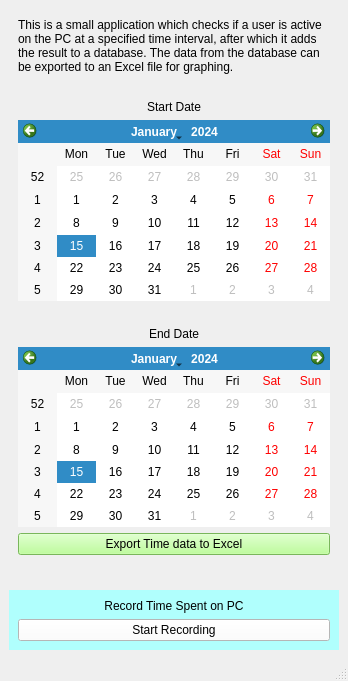
<?xml version="1.0" encoding="UTF-8"?>
<ui version="4.0">
 <class>MainWindow</class>
 <widget class="QMainWindow" name="MainWindow">
  <property name="geometry">
   <rect>
    <x>0</x>
    <y>0</y>
    <width>348</width>
    <height>681</height>
   </rect>
  </property>
  <property name="windowTitle">
   <string>MainWindow</string>
  </property>
  <widget class="QWidget" name="centralwidget">
   <layout class="QVBoxLayout" name="verticalLayout">
    <item>
     <widget class="QWidget" name="widget_2" native="true">
      <property name="autoFillBackground">
       <bool>false</bool>
      </property>
      <layout class="QVBoxLayout" name="verticalLayout_3">
       <item>
        <widget class="QLabel" name="label_4">
         <property name="text">
          <string>This is a small application which checks if a user is active on the PC at a specified time interval, after which it adds the result to a database. The data from the database can be exported to an Excel file for graphing.</string>
         </property>
         <property name="wordWrap">
          <bool>true</bool>
         </property>
        </widget>
       </item>
       <item>
        <spacer name="horizontalSpacer_3">
         <property name="orientation">
          <enum>Qt::Horizontal</enum>
         </property>
         <property name="sizeHint" stdset="0">
          <size>
           <width>280</width>
           <height>20</height>
          </size>
         </property>
        </spacer>
       </item>
       <item>
        <widget class="QLabel" name="label">
         <property name="toolTip">
          <string>Choose start date from which to export to excel</string>
         </property>
         <property name="text">
          <string>Start Date</string>
         </property>
         <property name="alignment">
          <set>Qt::AlignCenter</set>
         </property>
        </widget>
       </item>
       <item>
        <widget class="QCalendarWidget" name="calendarWidget"/>
       </item>
       <item>
        <spacer name="horizontalSpacer_2">
         <property name="orientation">
          <enum>Qt::Horizontal</enum>
         </property>
         <property name="sizeHint" stdset="0">
          <size>
           <width>40</width>
           <height>20</height>
          </size>
         </property>
        </spacer>
       </item>
       <item>
        <widget class="QLabel" name="label_2">
         <property name="toolTip">
          <string>Choose end date to export to excel</string>
         </property>
         <property name="text">
          <string>End Date</string>
         </property>
         <property name="alignment">
          <set>Qt::AlignCenter</set>
         </property>
        </widget>
       </item>
       <item>
        <widget class="QCalendarWidget" name="calendarWidget_2"/>
       </item>
       <item>
        <widget class="QPushButton" name="pushButton">
         <property name="toolTip">
          <string>Press to export data to excel file</string>
         </property>
         <property name="styleSheet">
          <string notr="true">background-color: rgb(170, 255, 127);</string>
         </property>
         <property name="text">
          <string>Export Time data to Excel</string>
         </property>
        </widget>
       </item>
       <item>
        <spacer name="horizontalSpacer">
         <property name="orientation">
          <enum>Qt::Horizontal</enum>
         </property>
         <property name="sizeHint" stdset="0">
          <size>
           <width>40</width>
           <height>20</height>
          </size>
         </property>
        </spacer>
       </item>
      </layout>
     </widget>
    </item>
    <item>
     <widget class="QWidget" name="widget" native="true">
      <property name="styleSheet">
       <string notr="true">background-color: rgb(176, 255, 253);</string>
      </property>
      <layout class="QVBoxLayout" name="verticalLayout_2">
       <item>
        <widget class="QLabel" name="label_5">
         <property name="text">
          <string>Record Time Spent on PC</string>
         </property>
         <property name="alignment">
          <set>Qt::AlignCenter</set>
         </property>
        </widget>
       </item>
       <item>
        <widget class="QPushButton" name="pushButton_2">
         <property name="enabled">
          <bool>true</bool>
         </property>
         <property name="toolTip">
          <string>Launch script which checks if the user is using the PC</string>
         </property>
         <property name="styleSheet">
          <string notr="true">background-color: rgb(255, 255, 255);</string>
         </property>
         <property name="text">
          <string>Start Recording</string>
         </property>
        </widget>
       </item>
      </layout>
     </widget>
    </item>
   </layout>
  </widget>
  <widget class="QStatusBar" name="statusbar"/>
 </widget>
 <resources/>
 <connections/>
</ui>
